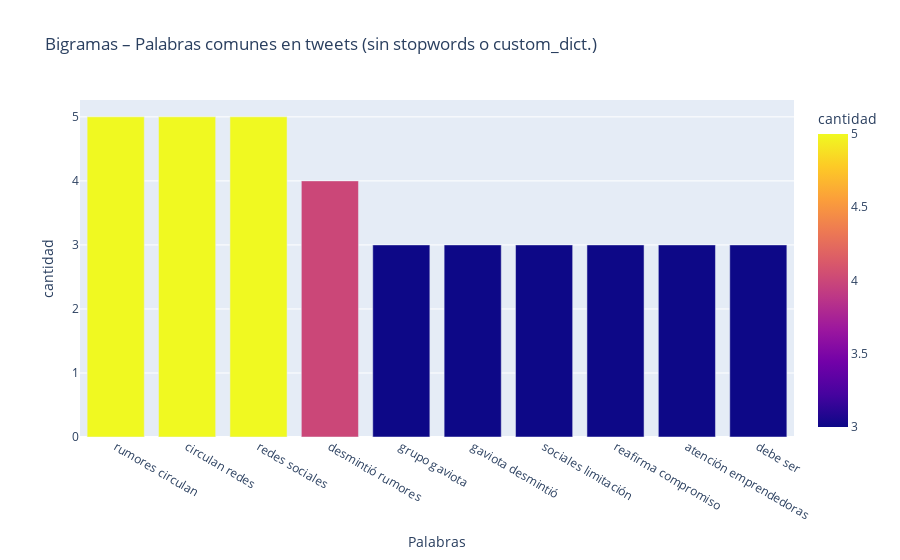

Here is the notebook cell this chart was saved with:
### Code cell
tweets_ss_nc = [" ".join(tweet_ssc) for tweet_ssc in tweets_nsw_nc]
top_n_bigramas(
    tweets_ss_nc,
    n=10,
    grafico=True,
    titulo="Palabras comunes en tweets (sin stopwords o custom_dict.)",
)

### Figure 1 — Plotly figure (JSON) as saved in the notebook; plotly's stock layout.template omitted (floating-point values rounded to 4 significant figures)
{"data": [{"alignmentgroup": "True", "hovertemplate": "Palabras=%{x}<br>cantidad=%{marker.color}<extra></extra>", "legendgroup": "", "marker": {"color": [5, 5, 5, 4, 3, 3, 3, 3, 3, 3], "coloraxis": "coloraxis", "pattern": {"shape": ""}}, "name": "", "offsetgroup": "", "orientation": "v", "showlegend": false, "textposition": "auto", "type": "bar", "x": ["rumores circulan", "circulan redes", "redes sociales", "desmintió rumores", "grupo gaviota", "gaviota desmintió", "sociales limitación", "reafirma compromiso", "atención emprendedoras", "debe ser"], "xaxis": "x", "y": [5, 5, 5, 4, 3, 3, 3, 3, 3, 3], "yaxis": "y"}], "layout": {"barmode": "relative", "coloraxis": {"colorbar": {"title": {"text": "cantidad"}}, "colorscale": [[0, "#0d0887"], [0.1111, "#46039f"], [0.2222, "#7201a8"], [0.3333, "#9c179e"], [0.4444, "#bd3786"], [0.5556, "#d8576b"], [0.6667, "#ed7953"], [0.7778, "#fb9f3a"], [0.8889, "#fdca26"], [1, "#f0f921"]]}, "legend": {"tracegroupgap": 0}, "title": {"text": "Bigramas – Palabras comunes en tweets (sin stopwords o custom_dict.)"}, "xaxis": {"anchor": "y", "domain": [0, 1], "title": {"text": "Palabras"}}, "yaxis": {"anchor": "x", "domain": [0, 1], "title": {"text": "cantidad"}}}}
